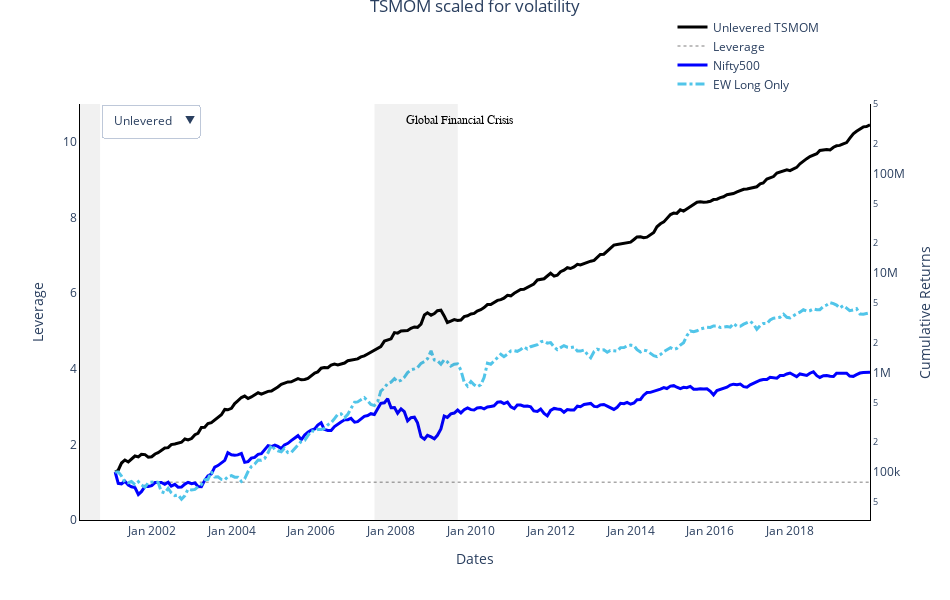

Source (notebook cell):
### Code cell
ts_idx = levered.index
init_cap = 100000
trace_10 = Scatter(x = ts_idx,
                   y = unlevered.Cumulative * init_cap,
                   visible = True, 
                   name = 'Unlevered TSMOM',
                   yaxis = 'y2',
                   line = dict(dash = 'solid',
                               color = 'black', 
                               width = 3)
                 )
trace_20 = Scatter(x = ts_idx,
                   y = unlevered.Leverage,
                   visible = True,
                   name = 'Leverage',
#                    secondary_y = False,
                   yaxis = 'y1',
                   line = dict(dash = 'dot',
                               color = '#aaa9a9', 
                               width = 1.5, 
                               )
                 )
                  
trace_30 =  Scatter(x = ts_idx,
                    y = nifty_m_cum * init_cap,
                    visible = True,
                    name = 'Nifty500',
#                     secondary_y = True,
                    yaxis = 'y2',
                    line = dict(dash = 'solid', 
                                color = 'blue', 
                                width = 3)    
                   )

trace_11 = Scatter(x = ts_idx,
                   y = (levered.Cumulative * init_cap),
                   visible = False,
                   name = 'Levered TSMOM',
#                    secondary_y = True,
                   yaxis = 'y2',
                   line = dict(dash = 'solid',
                               color = 'black', 
                               width = 3)
                 )
trace_12 = Scatter(x = ts_idx,
                   y = (levered.Leverage),
                   visible = False,
                   name = 'Leverage',
#                    secondary_y = False,
                   yaxis = 'y1',
                   line = dict(dash = 'dot',
                               color = '#aaa9a9', 
                               width = 1.5),
                 )
trace_13 = Scatter(x = ts_idx,
                   y = (nifty_m_cum) * init_cap,
                   visible = False,
                   name = 'Nifty 500',
#                    secondary_y = True,
                   yaxis = 'y2',
                   line = dict(dash = 'solid',
                               color = 'blue', 
                               width = 3,
                              )
                  )

trace100 = Scatter(x = ts_idx, 
                   y = EW * init_cap, 
                   visible = True, 
                   name = 'EW Long Only',
#                    secondary_y = True, 
                   yaxis = 'y2', 
                   line = dict(dash = 'dashdot', 
                               color = '#51c5e9', 
                               width = 3), 
                  )
data_ttl = [trace_10, trace_20, trace_30, trace_11, trace_12, trace_13, trace100]
updatemenus = list([dict(#type="buttons", 
                         active= 0, 
                         
                         buttons=list([dict(label = 'Unlevered',  
                                            method = 'update', 
                                            args = [{'visible': [True, True, True, False, False, False, True]},]),
                       
                                       dict(label = 'Levered', 
                                            method = 'update', 
                                            args = [{'visible': [False, False, False, True, True, True, True]},]), 
                                       
                                      ]),  
                         x = 0.15,
                         y = 1
                        ),
                   ], 
                   
                  )

lay = Layout(title = dict(text = 'TSMOM scaled for volatility',
                          x = 0.5,
                          y = 1,
                         ),
             legend = dict(x = 0.75, y = 1.22),

             xaxis = dict(title = 'Dates', 
                          showgrid = True, 
                          showticklabels = True,
                          linecolor = 'black',
                          tickformat = '%b %Y',
                          hoverformat = '%b %Y'
                         ),
              yaxis = dict(title = 'Leverage', 
                          showgrid = False,
                          showticklabels = True,
                          linecolor = 'black',
#                            secondary_y = False,
                          range = [0, int(levered.Leverage.max())],   
                          ),
              yaxis2 = dict(title = 'Cumulative Returns', 
                            showgrid = False,
                            showticklabels = True,
                            linecolor = 'black',
#                             range = [4.7, 9],
#                             nticks = 5,
                            type = 'log',
#                             secondary_y = True
#                             tickformat = "$0,.0f",
                            separatethousands = True,
                            side = 'right',
                            overlaying = 'y'
                          ),
             hovermode= 'x unified',
             
             paper_bgcolor = 'white',
             plot_bgcolor = 'white',
             autosize = False,
             height = 600,
             width = 950,
             showlegend = True,
             updatemenus = updatemenus,

             shapes = [
                 {
                     'type' : 'line',
                     'xref' : 'paper',
                     'x0' : 0,
                     'y0' : init_cap,
                     'x1' : 1,
                     'y1' : init_cap,
                     'line' : {
                         
                         'color': 'black',
                         'width': 1,
                         'dash': 'dash'
                             },
                 },
                     {
                      'x0':'2000-03-15', 
                      'x1':'2000-09-15', 
                      'yref': 'paper',
                      'y0':0,
                      'y1':1,
                      'fillcolor':'rgba(30,30,30,0.3)',  
                      'opacity':.2, 
                      'line' : {'width': 0
                               },
                      },
                     {
                      
                      'x0':'2007-08-01', 
                      'x1':'2009-09-01', 
                      'yref': 'paper',
                      'y0':0,
                      'y1':1,
                      'fillcolor':'rgba(30,30,30,0.3)',  
                      'opacity':.2, 
                      'line' : {'width': 0
                               },
                      },
             ]
            )
annot = []

annot.extend([dict(xref = 'paper',
                  yref = 'paper',
                  x= 0.55, 
                  y= 0.98,
                  xanchor ='right', 
                  yanchor='auto',
                  text= 'Global Financial Crisis',
                  font=dict(family='<b>Arial<b>',
                            size= 12, 
                            color= 'black',
                           ),
                  showarrow=False), 
#             dict(xref = 'paper',
#                   yref = 'paper',
#                   x= 0.215, 
#                   y= 0.98,
#                   xanchor ='right', 
#                   yanchor='auto',
#                   text= 'Dotcom',
#                   font=dict(family='<b>Arial<b>',
#                             size= 12, 
#                             color= 'black',
#                            ),
#                   showarrow=False)
             ]
            )

lay['annotations'] = annot
fig_ttl = Figure(data = data_ttl, layout = lay)
# iplot(fig_ttl, 
#       show_link = False, 
# #       filename = '/Users/Ravi/Desktop/Git/india-famafrench/docs/_static/IndiaMom.html'
#      )
# py.iplot(fig_ttl)
iplot(fig_ttl)

### Figure 1 — Plotly figure (JSON) as saved in the notebook; plotly's stock layout.template omitted (floating-point values rounded to 4 significant figures; data arrays with more than 128 entries replaced by an {"elided": "..."} marker saying what was removed)
{"data": [{"line": {"color": "black", "dash": "solid", "width": 3}, "name": "Unlevered TSMOM", "type": "scatter", "visible": true, "x": {"elided": "228 str values"}, "y": {"elided": "228 float values"}, "yaxis": "y2"}, {"line": {"color": "#aaa9a9", "dash": "dot", "width": 1.5}, "name": "Leverage", "type": "scatter", "visible": true, "x": {"elided": "228 str values"}, "y": {"elided": "228 int values"}, "yaxis": "y"}, {"line": {"color": "blue", "dash": "solid", "width": 3}, "name": "Nifty500", "type": "scatter", "visible": true, "x": {"elided": "228 str values"}, "y": {"elided": "228 float values"}, "yaxis": "y2"}, {"line": {"color": "black", "dash": "solid", "width": 3}, "name": "Levered TSMOM", "type": "scatter", "visible": false, "x": {"elided": "228 str values"}, "y": {"elided": "228 float values"}, "yaxis": "y2"}, {"line": {"color": "#aaa9a9", "dash": "dot", "width": 1.5}, "name": "Leverage", "type": "scatter", "visible": false, "x": {"elided": "228 str values"}, "y": {"elided": "228 float values"}, "yaxis": "y"}, {"line": {"color": "blue", "dash": "solid", "width": 3}, "name": "Nifty 500", "type": "scatter", "visible": false, "x": {"elided": "228 str values"}, "y": {"elided": "228 float values"}, "yaxis": "y2"}, {"line": {"color": "#51c5e9", "dash": "dashdot", "width": 3}, "name": "EW Long Only", "type": "scatter", "visible": true, "x": {"elided": "228 str values"}, "y": {"elided": "240 float values"}, "yaxis": "y2"}], "layout": {"annotations": [{"font": {"color": "black", "family": "<b>Arial<b>", "size": 12}, "showarrow": false, "text": "Global Financial Crisis", "x": 0.55, "xanchor": "right", "xref": "paper", "y": 0.98, "yanchor": "auto", "yref": "paper"}], "autosize": false, "height": 600, "hovermode": "x unified", "legend": {"x": 0.75, "y": 1.22}, "paper_bgcolor": "white", "plot_bgcolor": "white", "shapes": [{"line": {"color": "black", "dash": "dash", "width": 1}, "type": "line", "x0": 0, "x1": 1, "xref": "paper", "y0": 100000, "y1": 100000}, {"fillcolor": "rgba(30,30,30,0.3)", "line": {"width": 0}, "opacity": 0.2, "x0": "2000-03-15", "x1": "2000-09-15", "y0": 0, "y1": 1, "yref": "paper"}, {"fillcolor": "rgba(30,30,30,0.3)", "line": {"width": 0}, "opacity": 0.2, "x0": "2007-08-01", "x1": "2009-09-01", "y0": 0, "y1": 1, "yref": "paper"}], "showlegend": true, "title": {"text": "TSMOM scaled for volatility", "x": 0.5, "y": 1}, "updatemenus": [{"active": 0, "buttons": [{"args": [{"visible": [true, true, true, false, false, false, true]}], "label": "Unlevered", "method": "update"}, {"args": [{"visible": [false, false, false, true, true, true, true]}], "label": "Levered", "method": "update"}], "x": 0.15, "y": 1}], "width": 950, "xaxis": {"hoverformat": "%b %Y", "linecolor": "black", "showgrid": true, "showticklabels": true, "tickformat": "%b %Y", "title": {"text": "Dates"}}, "yaxis": {"linecolor": "black", "range": [0, 11], "showgrid": false, "showticklabels": true, "title": {"text": "Leverage"}}, "yaxis2": {"linecolor": "black", "overlaying": "y", "separatethousands": true, "showgrid": false, "showticklabels": true, "side": "right", "title": {"text": "Cumulative Returns"}, "type": "log"}}}
